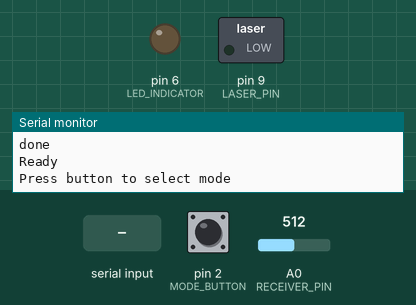
This sketch was run on a simulated Arduino Uno, built with avr-gcc and run on an emulated ATmega328P. On the bench: switched loads named in the sketch (green lamp = pin HIGH), output pins drawn as LEDs (lit = HIGH), the last lines printed to the serial monitor. The inputs (shaded band) are chosen by the test bench; at power-on: pin 2 (MODE_BUTTON) HIGH, A0 (RECEIVER_PIN) = 512.

Above: at 6.2 s.
6.3 s: pin 2 (MODE_BUTTON) pulled LOW for 0.15 s
At 7.4 s:
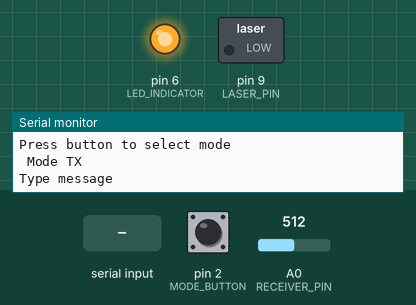
7.9 s: "1\n" received over Serial
At 8.7 s:
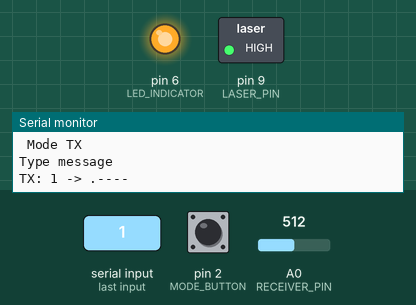
10.9 s: pin 2 (MODE_BUTTON) pulled LOW for 1 s
At 12.1 s:
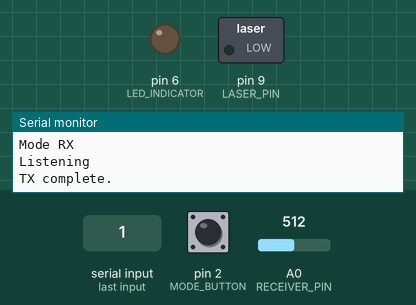
13.4 s: A0 (RECEIVER_PIN) set to 57
14.9 s: A0 (RECEIVER_PIN) set to 46
17.9 s: pin 2 (MODE_BUTTON) pulled LOW for 3.2 s
At 18.6 s:
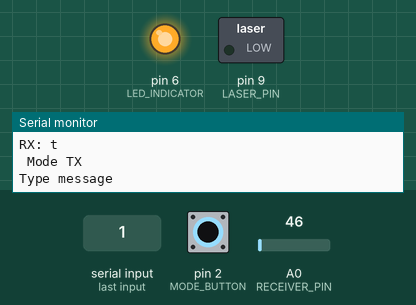
Timing chart, 0 to 20.9 s (numbered marks = the images above; inputs shaded):
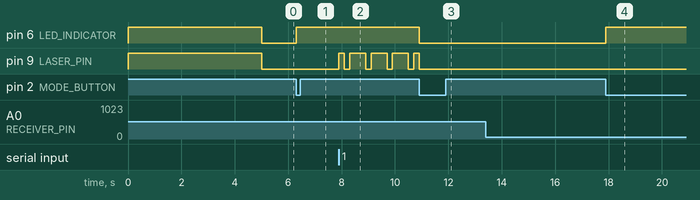

Measured:
- after the input at 6.3 s, pin 6 (LED_INDICATOR): LOW → HIGH at once
- after the input at 7.9 s, pin 9 (LASER_PIN): LOW → HIGH at once, then repeats every 0.80 s: LOW 0.20 s, HIGH 0.60 s
- after the input at 10.9 s, pin 6 (LED_INDICATOR): HIGH → LOW at once; pin 9 (LASER_PIN): HIGH → LOW after 0.00 s instead of 0.40 s
- after the input at 13.4 s, every drawn part: stays the same
- after the input at 17.9 s, pin 6 (LED_INDICATOR): LOW → HIGH at once

The sketch:

International-Morse-Code.ino
```cpp
/*
 * Half-Duplex Optical Communication System - Morse Code
 * Arduino Uno + Laser Diode + BPW34 Photodiode
 *
 * Hardware Connections:
 * - Laser Diode: Pin 9 (with 220Ω resistor in series)
 * - BPW34 Photodiode: A0 (with 10kΩ pull-down resistor)
 * - Mode Switch Button: Pin 2 (with pull-up resistor)
 * - LED Indicator: Pin 6
 *
 * Encoding: International Morse Code
 */

// Pin definitions
#define LASER_PIN 9
#define RECEIVER_PIN A0
#define MODE_BUTTON 2
#define LED_INDICATOR 6

// Communication parameters
#define BAUD_RATE 9600
#define THRESHOLD 50          // Analog threshold for light detection
#define ALIGNMENT_TIME 5000   // 5 seconds for alignment

// Morse code timing (standard timing ratios)
#define DIT_DURATION 200      // Duration of a dot
#define DAH_DURATION 600      // Duration of a dash (3x dit)
#define SYMBOL_GAP 200        // Gap between dots/dashes in same letter
#define LETTER_GAP 600        // Gap between letters (3x dit)
#define WORD_GAP 1400         // Gap between words (7x dit)

// Communication modes
enum Mode {
  NONE,
  TRANSMIT,
  RECEIVE
};

Mode currentMode = NONE;
unsigned long lastModeChange = 0;
const unsigned long debounceDelay = 200;
bool systemReady = false;

// Morse code lookup table
struct MorseChar {
  char character;
  const char* code;
};

const MorseChar morseTable[] = {
  {'a', ".-"},    {'b', "-..."},  {'c', "-.-."},  {'d', "-.."},
  {'e', "."},     {'f', "..-."},  {'g', "--."},   {'h', "...."},
  {'i', ".."},    {'j', ".---"},  {'k', "-.-"},   {'l', ".-.."},
  {'m', "--"},    {'n', "-."},    {'o', "---"},   {'p', ".--."},
  {'q', "--.-"},  {'r', ".-."},   {'s', "..."},   {'t', "-"},
  {'u', "..-"},   {'v', "...-"},  {'w', ".--"},   {'x', "-..-"},
  {'y', "-.--"},  {'z', "--.."},
  {'0', "-----"}, {'1', ".----"}, {'2', "..---"}, {'3', "...--"},
  {'4', "....-"}, {'5', "....."}, {'6', "-...."}, {'7', "--..."},
  {'8', "---.."}, {'9', "----."},
  {' ', " "}
};

const int morseTableSize = sizeof(morseTable) / sizeof(MorseChar);

void setup() {
  // Initialize pins
  pinMode(LASER_PIN, OUTPUT);
  pinMode(RECEIVER_PIN, INPUT);
  pinMode(MODE_BUTTON, INPUT_PULLUP);
  pinMode(LED_INDICATOR, OUTPUT);

  // Initialize serial communication
  Serial.begin(BAUD_RATE);

  digitalWrite(LASER_PIN, LOW);
  digitalWrite(LED_INDICATOR, LOW);

  // Alignment sequence

  Serial.println();
  Serial.println("Alignment Mode");


  digitalWrite(LASER_PIN, HIGH);
  digitalWrite(LED_INDICATOR, HIGH);

  for (int i = 5; i > 0; i--) {
    Serial.print(i);
    Serial.println(" seconds");
    delay(1000);
  }

  digitalWrite(LASER_PIN, LOW);
  digitalWrite(LED_INDICATOR, LOW);

  Serial.println();
  Serial.println("done");
  Serial.println("Ready");
  Serial.println();
  Serial.println("Press button to select mode");

  systemReady = true;

  // Attach interrupt for mode button
  attachInterrupt(digitalPinToInterrupt(MODE_BUTTON), toggleMode, FALLING);
}

void loop() {
  if (!systemReady) return;

  if (currentMode == TRANSMIT) {
    handleTransmit();
  } else if (currentMode == RECEIVE) {
    handleReceive();
  }
}

// Toggle between modes
void toggleMode() {
  if (!systemReady) return;

  unsigned long currentTime = millis();
  if (currentTime - lastModeChange > debounceDelay) {

    // Cycle: NONE -> TRANSMIT -> RECEIVE -> TRANSMIT -> ...
    if (currentMode == NONE) {
      currentMode = TRANSMIT;
    } else if (currentMode == TRANSMIT) {
      currentMode = RECEIVE;
    } else {
      currentMode = TRANSMIT;
    }

    lastModeChange = currentTime;
    digitalWrite(LASER_PIN, LOW);

    if (currentMode == TRANSMIT) {
      digitalWrite(LED_INDICATOR, HIGH);
      Serial.println();
      Serial.println(" Mode TX");
      Serial.println("Type message");
    } else if (currentMode == RECEIVE) {
      digitalWrite(LED_INDICATOR, LOW);
      Serial.println();
      Serial.println("Mode RX");
      Serial.println("Listening");
    }
    Serial.println();
  }
}

// Handle transmit mode
void handleTransmit() {
  if (Serial.available() > 0) {
    String message = Serial.readStringUntil('\n');
    message.trim();
    message.toLowerCase();

    if (message.length() > 0) {
      Serial.print("TX: ");
      Serial.print(message);
      Serial.print(" -> ");
      transmitData(message);
      Serial.println();
      Serial.println("TX complete.");
      Serial.println();
    }
  }
}

// Get Morse code for a character
const char* getMorseCode(char c) {
  for (int i = 0; i < morseTableSize; i++) {
    if (morseTable[i].character == c) {
      return morseTable[i].code;
    }
  }
  return NULL;
}

// Transmit data via laser using Morse code
void transmitData(String data) {
  for (int i = 0; i < data.length(); i++) {
    char c = data[i];

    // Handle space - word gap
    if (c == ' ') {
      Serial.print("/ ");
      delay(WORD_GAP);
      continue;
    }

    // Get Morse code for character
    const char* morse = getMorseCode(c);

    if (morse != NULL) {
      Serial.print(morse);
      Serial.print(" ");

      // Transmit each symbol
      for (int j = 0; morse[j] != '\0'; j++) {
        if (morse[j] == '.') {
          // Dit
          digitalWrite(LASER_PIN, HIGH);
          delay(DIT_DURATION);
          digitalWrite(LASER_PIN, LOW);
        } else if (morse[j] == '-') {
          // Dah
          digitalWrite(LASER_PIN, HIGH);
          delay(DAH_DURATION);
          digitalWrite(LASER_PIN, LOW);
        }

        // Gap between symbols in same letter
        if (morse[j + 1] != '\0') {
          delay(SYMBOL_GAP);
        }
      }

      // Gap between letters
      delay(LETTER_GAP);
    }
  }

  digitalWrite(LASER_PIN, LOW);
}

// Get character from Morse code
char getCharFromMorse(String morse) {
  for (int i = 0; i < morseTableSize; i++) {
    if (String(morseTable[i].code) == morse) {
      return morseTable[i].character;
    }
  }
  return '?';
}

// Handle receive mode
void handleReceive() {
  String receivedMessage = "";
  String currentMorse = "";
  unsigned long pulseStart = 0;
  unsigned long pulseEnd = 0;
  unsigned long lastPulseEnd = 0;
  bool inPulse = false;

  while (currentMode == RECEIVE) {
    int lightLevel = analogRead(RECEIVER_PIN);
    bool isLight = (lightLevel > THRESHOLD);
    unsigned long currentTime = millis();

    // Detect pulse start
    if (isLight && !inPulse) {
      pulseStart = currentTime;
      inPulse = true;
    }

    // Detect pulse end
    if (!isLight && inPulse) {
      pulseEnd = currentTime;
      unsigned long pulseDuration = pulseEnd - pulseStart;

      // Determine if dit or dah
      if (pulseDuration < (DIT_DURATION + DAH_DURATION) / 2) {
        currentMorse += '.';
      } else {
        currentMorse += '-';
      }

      lastPulseEnd = pulseEnd;
      inPulse = false;
    }

    // Check for gaps to decode letters and words
    if (!inPulse && currentMorse.length() > 0) {
      unsigned long gap = currentTime - lastPulseEnd;

      // Letter gap detected
      if (gap > LETTER_GAP && gap < WORD_GAP) {
        char decodedChar = getCharFromMorse(currentMorse);
        receivedMessage += decodedChar;
        currentMorse = "";
      }
      // Word gap detected
      else if (gap > WORD_GAP) {
        if (currentMorse.length() > 0) {
          char decodedChar = getCharFromMorse(currentMorse);
          receivedMessage += decodedChar;
          currentMorse = "";
        }
        receivedMessage += ' ';
        lastPulseEnd = currentTime; // Reset to avoid multiple spaces
      }
    }

    // Output received message after long silence
    if (receivedMessage.length() > 0 && (currentTime - lastPulseEnd > WORD_GAP * 2)) {
      Serial.print("RX: ");
      Serial.println(receivedMessage);
      Serial.println();
      receivedMessage = "";
      currentMorse = "";
    }

    delay(10);
  }
}
```
